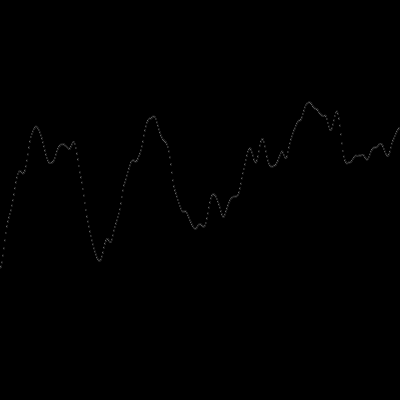
Frame 1 (no input)
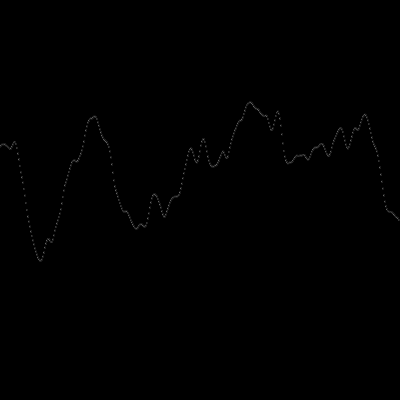
Frame 60 (no input)
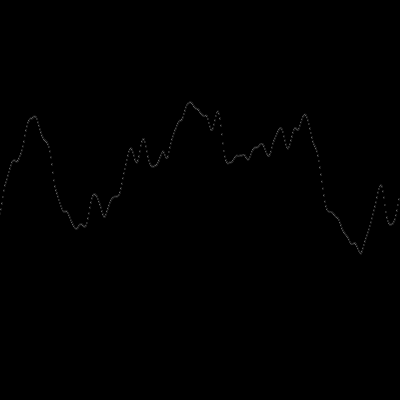
Frame 120 (the mouse pressed at the canvas centre since frame 60)

The p5.js sketch that drew these frames (run headless with seeded random() and noise() and a simulated clock; from frame 60 on, the mouse is pressed at the canvas centre):

// p5.js sketch
// ── sketch.js
// Perlin noise moving over time
let xoff;
let start = 0;

function setup() {
	createCanvas(400, 400);
}

function draw() {
	background(0);
	xoff = start;
	for (let x = 0; x < width; x++) {
		let y = noise(xoff) * height;
		stroke(1);
		fill(255);
		ellipse(x, y, 2, 2);
		xoff += 0.02;
	}
	start += 0.02;
}
